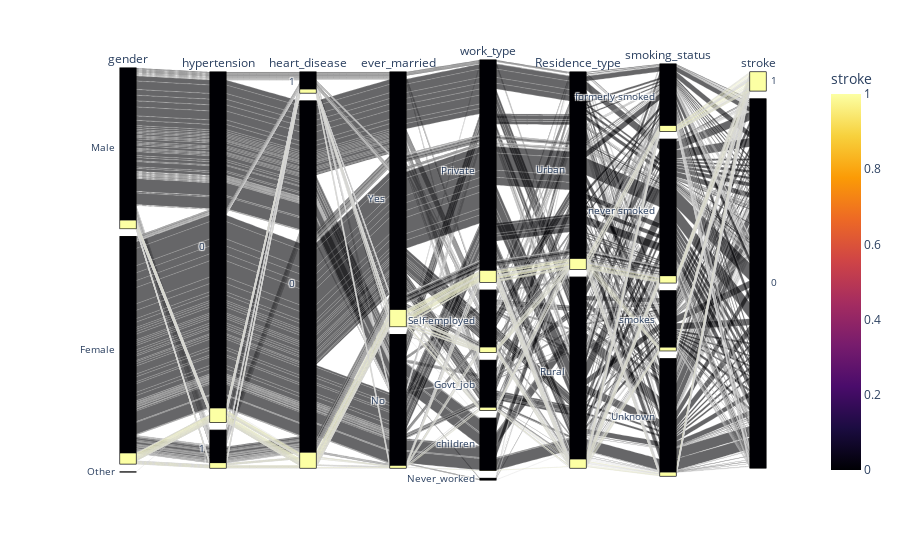

Notebook code for this chart:
### Code cell
fig = px.parallel_categories(df[['gender', 'age', 'hypertension', 'heart_disease', 'ever_married',
       'work_type', 'Residence_type',
       'smoking_status', 'stroke']], color='stroke', color_continuous_scale=px.colors.sequential.Inferno)
fig.show()

### Figure 1 — Plotly figure (JSON) as saved in the notebook; plotly's stock layout.template omitted (floating-point values rounded to 4 significant figures; data arrays with more than 128 entries replaced by an {"elided": "..."} marker saying what was removed)
{"data": [{"dimensions": [{"label": "gender", "values": {"elided": "5110 str values"}}, {"label": "hypertension", "values": {"elided": "5110 int values"}}, {"label": "heart_disease", "values": {"elided": "5110 int values"}}, {"label": "ever_married", "values": {"elided": "5110 str values"}}, {"label": "work_type", "values": {"elided": "5110 str values"}}, {"label": "Residence_type", "values": {"elided": "5110 str values"}}, {"label": "smoking_status", "values": {"elided": "5110 str values"}}, {"label": "stroke", "values": {"elided": "5110 int values"}}], "domain": {"x": [0, 1], "y": [0, 1]}, "line": {"color": {"elided": "5110 int values"}, "coloraxis": "coloraxis"}, "name": "", "type": "parcats"}], "layout": {"coloraxis": {"colorbar": {"title": {"text": "stroke"}}, "colorscale": [[0, "#000004"], [0.1111, "#1b0c41"], [0.2222, "#4a0c6b"], [0.3333, "#781c6d"], [0.4444, "#a52c60"], [0.5556, "#cf4446"], [0.6667, "#ed6925"], [0.7778, "#fb9b06"], [0.8889, "#f7d13d"], [1, "#fcffa4"]]}, "legend": {"tracegroupgap": 0}, "margin": {"t": 60}}}
